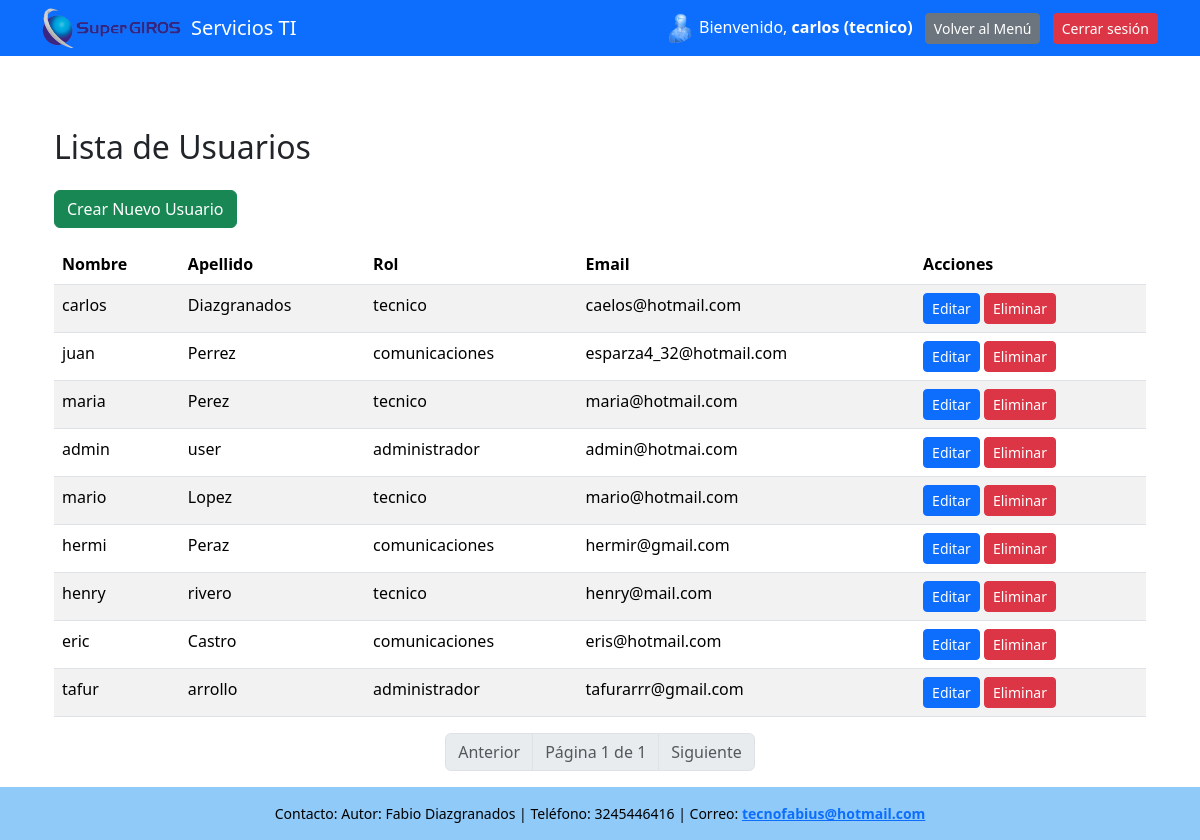
The page /usuarios/ (signed in) on the database its author committed.
### servicios_ti/models.py (models this page shows, shortened)
class Usuario(models.Model):
    ROLES = [
        ('administrador', 'Administrador'),
        ('tecnico', 'Técnico'),
        ('comunicaciones', 'Comunicaciones')
    ]
    nombre_usuario= models.CharField(max_length=100)
    apellido = models.CharField(max_length=100)
    rol = models.CharField(max_length=50, choices=ROLES)
    password_usuario = models.CharField(max_length=20)
    email = models.EmailField('correo electrónico', unique=True)
    USERNAME_FIELD = 'nombre_usuario'
    REQUIRED_FIELDS = ['username', 'nombre_completo', 'rol']

### servicios_ti/views.py (the view)
# urls.py: path('usuarios/', views.lista_usuarios, name='lista_usuarios'),
def lista_usuarios(request):
    if 'usuario_id' not in request.session:
        return redirect('login')
    usuarios = Usuario.objects.all()
    paginator = Paginator(usuarios, 10)  # 10 por página
    page_number = request.GET.get('page')
    page_obj = paginator.get_page(page_number)
    return render(request, 'lista_usuarios.html', {'page_obj': page_obj})

### servicios_ti/templates/lista_usuarios.html
{% extends "base.html" %}
{% block content %}
<div class="container mt-5">
    <h2 class="mb-4">Lista de Usuarios</h2>
    <div class="d-flex justify-content-between mb-3">
        <a href="{% url 'crear_usuario' %}" class="btn btn-success">Crear Nuevo Usuario</a>
    </div>
    <table class="table table-striped">
        <thead>
        <tr>
            <th>Nombre</th>
            <th>Apellido</th>
            <th>Rol</th>
            <th>Email</th>
            <th>Acciones</th>
        </tr>
        </thead>
        <tbody>
        {% for usuario in page_obj %}
        <tr>
            <td>{{ usuario.nombre_usuario }}</td>
            <td>{{ usuario.apellido }}</td>
            <td>{{ usuario.rol }}</td>
            <td>{{ usuario.email }}</td>
            <td>
                <a href="{% url 'editar_usuario' usuario.id %}" class="btn btn-primary btn-sm">Editar</a>
                <a href="{% url 'eliminar_usuario' usuario.id %}" class="btn btn-danger btn-sm">Eliminar</a>
            </td>
        </tr>
        {% empty %}
        <tr><td colspan="5">No hay usuarios registrados.</td></tr>
        {% endfor %}
        </tbody>
    </table>
    <nav>
        <ul class="pagination justify-content-center">
            {% if page_obj.has_previous %}
                <li class="page-item">
                    <a class="page-link" href="?page={{ page_obj.previous_page_number }}">Anterior</a>
                </li>
            {% else %}
                <li class="page-item disabled"><span class="page-link">Anterior</span></li>
            {% endif %}
            <li class="page-item disabled">
                <span class="page-link">Página {{ page_obj.number }} de {{ page_obj.paginator.num_pages }}</span>
            </li>
            {% if page_obj.has_next %}
                <li class="page-item">
                    <a class="page-link" href="?page={{ page_obj.next_page_number }}">Siguiente</a>
                </li>
            {% else %}
                <li class="page-item disabled"><span class="page-link">Siguiente</span></li>
            {% endif %}
        </ul>
    </nav>
</div>
{% endblock %}

### servicios_ti/templates/base.html (shortened to what this page needs)
<!DOCTYPE html>
{% load static %}
<html lang="es">
<head>
    <link rel="stylesheet" href="https://cdn.jsdelivr.net/npm/bootstrap@5.3.2/dist/css/bootstrap.min.css">
</head>
<body>
<div class="wrapper">
    <nav class="navbar navbar-expand-lg navbar-dark bg-primary mb-4">
        <div class="container d-flex justify-content-between align-items-center">
            <div class="d-flex align-items-center">
                <img src="{% static 'img/logot.png' %}" alt="Logo Empresa" style="height: 40px; margin-right: 10px;">
                <a class="navbar-brand" href="#">Servicios TI</a>
            </div>
            <div>
                <img src="{% static 'img/User.png' %}" alt="Usuario" style="height: 30px;">
                <span class="text-white">
                    Bienvenido, <strong>{{ request.session.usuario_nombre }}</strong>
                    <strong>({{ request.session.usuario_rol }})</strong>
                </span>
                <a href="{% url 'menu' %}" class="btn btn-secondary btn-sm ms-2">Volver al Menú</a>
                <a href="{% url 'logout' %}" class="btn btn-danger btn-sm ms-2">Cerrar sesión</a>
            </div>
        </div>
    </nav>
    <div class="container content">
        {% block content %}
        {% endblock %}
    </div>
    <footer class="footer-custom text-center p-3 mt-auto">
        Contacto: Autor: Fabio Diazgranados | Teléfono: 3245446416 | Correo: <strong><a
            href="mailto:tecnofabius@hotmail.com">tecnofabius@hotmail.com</a></strong>
    </footer>
</div>
</body>
</html>

### servicios_ti/templates/base.html (style rules this page uses)
html, body { height: 100%; margin: 0; }
.wrapper { min-height: 100%; display: flex; flex-direction: column; }
.content { flex: 1; }
footer { font-size: 14px; }
.footer-custom { background-color: rgb(144, 202, 249); color: #000; }

### rows shown on the page
Usuario: session.usuario_nombre "carlos", nombre_usuario "carlos", apellido "Diazgranados", rol "tecnico", email "caelos@hotmail.com"
Usuario: nombre_usuario "juan", apellido "Perrez", rol "comunicaciones", email "esparza4_32@hotmail.com"
Usuario: nombre_usuario "maria", apellido "Perez", rol "tecnico", email "maria@hotmail.com"
Usuario: nombre_usuario "admin", apellido "user", rol "administrador", email "admin@hotmai.com"
Usuario: nombre_usuario "mario", apellido "Lopez", rol "tecnico", email "mario@hotmail.com"
Usuario: nombre_usuario "hermi", apellido "Peraz", rol "comunicaciones", email "hermir@gmail.com"
Usuario: nombre_usuario "henry", apellido "rivero", rol "tecnico", email "henry@mail.com"
Usuario: nombre_usuario "eric", apellido "Castro", rol "comunicaciones", email "eris@hotmail.com"
Usuario: nombre_usuario "tafur", apellido "arrollo", rol "administrador", email "tafurarrr@gmail.com"

### other values the page prints
{{ request.session.usuario_rol }} "tecnico"
{{ page_obj.number }} "1"
{{ page_obj.paginator.num_pages }} "1"
